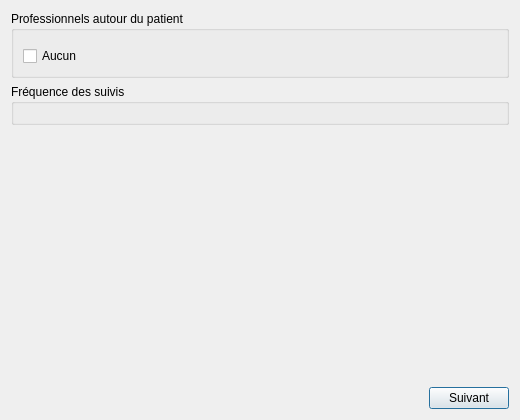
<?xml version="1.0" encoding="UTF-8"?>
<ui version="4.0">
 <class>Interface2_2</class>
 <widget class="QDialog" name="Interface2_2">
  <property name="geometry"><rect><x>0</x><y>0</y><width>520</width><height>420</height></rect></property>
  <property name="windowTitle"><string>TrameErgo - Professionnels</string></property>
  <layout class="QVBoxLayout" name="dispositionEcran">
   <item>
    <widget class="QGroupBox" name="groupBoxProfessionnels">
     <property name="title"><string>Professionnels autour du patient</string></property>
     <layout class="QVBoxLayout" name="layoutGroupBoxProfessionnels">
      <item>
       <widget class="ListeCases" name="listeProfessionnels"/>
      </item>
      <item>
       <widget class="QCheckBox" name="checkBoxAucun"><property name="text"><string>Aucun</string></property></widget>
      </item>
     </layout>
    </widget>
   </item>
   <item>
    <widget class="QGroupBox" name="groupBoxSuivi">
     <property name="title"><string>Fréquence des suivis</string></property>
     <layout class="QFormLayout" name="formLayoutSuivi">
     </layout>
    </widget>
   </item>
   <item>
    <spacer name="espaceVertical"><property name="orientation"><enum>Qt::Vertical</enum></property><property name="sizeHint" stdset="0"><size><width>20</width><height>40</height></size></property></spacer>
   </item>
   <item>
    <layout class="QHBoxLayout" name="layoutBas">
     <item>
      <spacer name="espaceBas"><property name="orientation"><enum>Qt::Horizontal</enum></property><property name="sizeHint" stdset="0"><size><width>40</width><height>20</height></size></property></spacer>
     </item>
     <item>
      <widget class="QPushButton" name="pushButtonSuivant"><property name="text"><string>Suivant</string></property></widget>
     </item>
    </layout>
   </item>
  </layout>
 </widget>
 <customwidgets>
  <customwidget>
   <class>ListeCases</class>
   <extends>QWidget</extends>
   <header>listecases.h</header>
  </customwidget>
 </customwidgets>
 <resources/>
 <connections/>
</ui>
